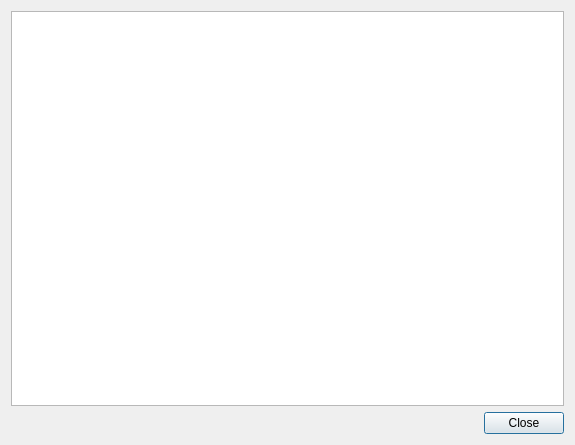
<?xml version="1.0" encoding="UTF-8"?>
<ui version="4.0">
 <class>SimpleImageView</class>
 <widget class="QDialog" name="SimpleImageView">
  <property name="geometry">
   <rect>
    <x>0</x>
    <y>0</y>
    <width>575</width>
    <height>445</height>
   </rect>
  </property>
  <property name="windowTitle">
   <string>SimpleImageView</string>
  </property>
  <layout class="QVBoxLayout" name="verticalLayout">
   <item>
    <widget class="QGraphicsView" name="graphics"/>
   </item>
   <item>
    <widget class="QDialogButtonBox" name="buttons">
     <property name="orientation">
      <enum>Qt::Horizontal</enum>
     </property>
     <property name="standardButtons">
      <set>QDialogButtonBox::Close</set>
     </property>
    </widget>
   </item>
  </layout>
 </widget>
 <resources/>
 <connections>
  <connection>
   <sender>buttons</sender>
   <signal>accepted()</signal>
   <receiver>SimpleImageView</receiver>
   <slot>accept()</slot>
   <hints>
    <hint type="sourcelabel">
     <x>248</x>
     <y>254</y>
    </hint>
    <hint type="destinationlabel">
     <x>157</x>
     <y>274</y>
    </hint>
   </hints>
  </connection>
  <connection>
   <sender>buttons</sender>
   <signal>rejected()</signal>
   <receiver>SimpleImageView</receiver>
   <slot>reject()</slot>
   <hints>
    <hint type="sourcelabel">
     <x>316</x>
     <y>260</y>
    </hint>
    <hint type="destinationlabel">
     <x>286</x>
     <y>274</y>
    </hint>
   </hints>
  </connection>
 </connections>
</ui>
